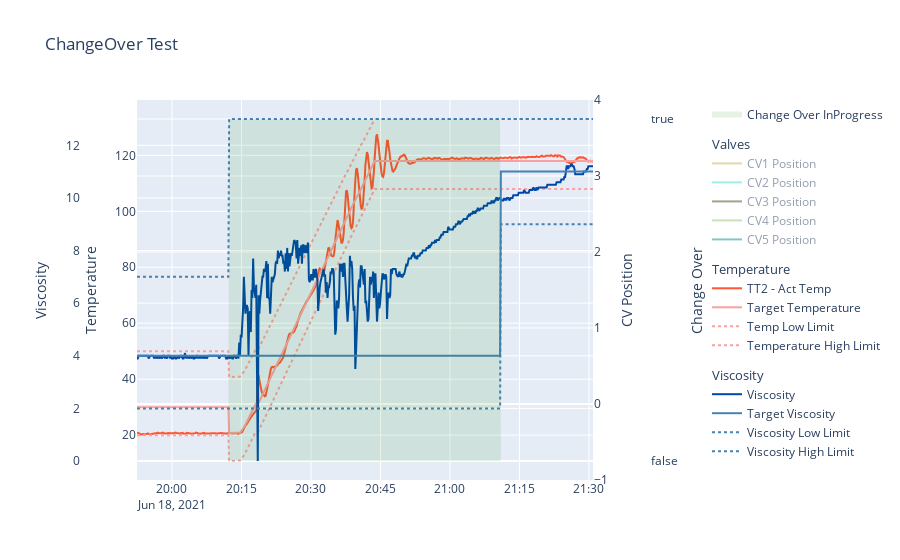

The notebook cell this image was saved under:
### Markdown cell above
# CHANGE OVER

### Code cell
df = ChangeOverToDF(COs[0])

fig = go.Figure()

# --------------------------------------------------- Valves
greens = ['rgba(0, 128, 0, 0.1)', #green opacity 10%
          'rgba(196, 180, 84, 1)', #vegas gold
          'rgba(64, 224, 208, 1)', #turquoise
          'rgba(69, 75, 27, 1)', #army green
          'rgba(147, 197, 114, 1)', #pistachio
          'rgba(8, 143, 143, 1)', #citrine
        ]

fig.add_trace(go.Scatter(
    x=df['DateTime'],
    y=df['ChangeOverInProgress'].astype(bool),
    name="Change Over InProgress",
    fill='tozeroy', mode='none', fillcolor = greens[0],    
    yaxis="y4"
))

fig.add_trace(go.Scatter(
    x=df['DateTime'],
    y=df['CV1_Position'],
    name="CV1 Position",
    line=dict(color = greens[1]), 
    legendgroup="Valves",legendgrouptitle_text="Valves",
    visible='legendonly',
    yaxis="y3"
))

fig.add_trace(go.Scatter(
    x=df['DateTime'],
    y=df['CV2_Position'],
    name="CV2 Position",
    line=dict(color = greens[2]),
    legendgroup="Valves",legendgrouptitle_text="Valves",
    visible='legendonly',
    yaxis="y3"
))

fig.add_trace(go.Scatter(
    x=df['DateTime'],
    y=df['CV3_Position'],
    name="CV3 Position",
    line=dict(color = greens[3]),    
    legendgroup="Valves",legendgrouptitle_text="Valves",
    visible='legendonly',
    yaxis="y3"
))

fig.add_trace(go.Scatter(
    x=df['DateTime'],
    y=df['CV4_Position'],
    name="CV4 Position",
    line=dict(color = greens[4]), 
    legendgroup="Valves",legendgrouptitle_text="Valves",
    visible='legendonly',
    yaxis="y3"
))

fig.add_trace(go.Scatter(
    x=df['DateTime'],
    y=df['CV5_Position'],
    name="CV5 Position",
    line=dict(color = greens[5]),
    legendgroup="Valves",legendgrouptitle_text="Valves",
    visible='legendonly',
    yaxis="y3"
))

# ---------------------------------------------------Temperature
reds = ['rgba(255, 87, 51, 1)', #cherry
        'rgba(250, 160, 160, 1)' #pastel red
        ]
if (df['TT1'] != 0).all():
    fig.add_trace(go.Scatter(
        x=df['DateTime'],
        y=df['TT1'],
        name='TT1 - Act Temp',
        line=dict(color = reds[0]),
        legendgroup="Temperature",legendgrouptitle_text="Temperature",
    ))

if (df['TT2'] != 0).all():
    fig.add_trace(go.Scatter(
        x=df['DateTime'],
        y=df['TT2'],
        name='TT2 - Act Temp',
        line=dict(color = reds[0]),
        legendgroup="Temperature",legendgrouptitle_text="Temperature",
    ))

fig.add_trace(go.Scatter(
    x=df['DateTime'],
    y=df['TargetTemperature'],
    name='Target Temperature',
    line=dict(color = reds[1]),
    legendgroup="Temperature",legendgrouptitle_text="Temperature",
))

fig.add_trace(go.Scatter(
    x=df['DateTime'],
    y=df['TemperatureLowLimit'],
    name='Temp Low Limit',
    line=dict(color = reds[1], dash='dot'),
    legendgroup="Temperature",legendgrouptitle_text="Temperature",
))

fig.add_trace(go.Scatter(
    x=df['DateTime'],
    y=df['TemperatureHighLimit'],
    name='Temperature High Limit',
    line=dict(color = reds[1], dash='dot'),
    legendgroup="Temperature",legendgrouptitle_text="Temperature",
))

# --------------------------------------------------- Viscosity
blues = ['rgba(0, 71, 171, 1)', #cobalt blue
        'rgba(70, 130, 180, 1)' #steel blue
        ]

fig.add_trace(go.Scatter(
    x=df['DateTime'],
    y=df['VT'],
    name='Viscosity',
    line=dict(color = blues[0]),
    legendgroup="Viscosity",legendgrouptitle_text="Viscosity",
    yaxis="y2"))

fig.add_trace(go.Scatter(
    x=df['DateTime'],
    y=df['TargetViscosity'],
    name='Target Viscosity',
    line=dict(color = blues[1]),
    legendgroup="Viscosity",legendgrouptitle_text="Viscosity",
    yaxis="y2"))

fig.add_trace(go.Scatter(
    x=df['DateTime'],
    y=df['ViscosityLowLimit'],
    name='Viscosity Low Limit',
    line=dict(color = blues[1], dash='dot'),
    legendgroup="Viscosity",legendgrouptitle_text="Viscosity",
    yaxis="y2"))

fig.add_trace(go.Scatter(
    x=df['DateTime'],
    y=df['ViscosityHighLimit'],
    name='Viscosity High Limit',
    line=dict(color = blues[1], dash='dot'),
    legendgroup="Viscosity",legendgrouptitle_text="Viscosity",
    yaxis="y2"))

# Create axis objects
fig.update_layout(
    xaxis=dict(domain=[0.1, 0.9]), #compress x axis 10% left an right

    yaxis=dict(
        title="Temperature"),
    yaxis2=dict(
        title="Viscosity",
        anchor="free",
        overlaying="y",
        side="left",
        position=0
    ),
    yaxis3=dict(
        title="CV Position",
        anchor="x",
        overlaying="y",
        side="right"
    ),
    yaxis4=dict(
        title="Change Over",
        anchor="free",
        overlaying="y",
        side="right",
        position=1
    ),
    legend=dict(orientation="v", x = 1.1)
)

# Update layout properties
fig.update_layout(
    title_text=("ChangeOver Test"),
    legend=dict(groupclick="toggleitem") #avoid grouping all traces
)

config = {'displaylogo': False}
fig.show(config=config)
fig.write_html("ChangeOver_test.html", config=config)

### Figure 1 — Plotly figure (JSON) as saved in the notebook; plotly's stock layout.template omitted (floating-point values rounded to 4 significant figures; data arrays with more than 128 entries replaced by an {"elided": "..."} marker saying what was removed)
{"data": [{"fill": "tozeroy", "fillcolor": "rgba(0, 128, 0, 0.1)", "mode": "none", "name": "Change Over InProgress", "type": "scatter", "x": {"elided": "590 str values"}, "y": {"elided": "590 bool values"}, "yaxis": "y4"}, {"legendgroup": "Valves", "legendgrouptitle": {"text": "Valves"}, "line": {"color": "rgba(196, 180, 84, 1)"}, "name": "CV1 Position", "type": "scatter", "visible": "legendonly", "x": {"elided": "590 str values"}, "y": {"elided": "590 int values"}, "yaxis": "y3"}, {"legendgroup": "Valves", "legendgrouptitle": {"text": "Valves"}, "line": {"color": "rgba(64, 224, 208, 1)"}, "name": "CV2 Position", "type": "scatter", "visible": "legendonly", "x": {"elided": "590 str values"}, "y": {"elided": "590 int values"}, "yaxis": "y3"}, {"legendgroup": "Valves", "legendgrouptitle": {"text": "Valves"}, "line": {"color": "rgba(69, 75, 27, 1)"}, "name": "CV3 Position", "type": "scatter", "visible": "legendonly", "x": {"elided": "590 str values"}, "y": {"elided": "590 int values"}, "yaxis": "y3"}, {"legendgroup": "Valves", "legendgrouptitle": {"text": "Valves"}, "line": {"color": "rgba(147, 197, 114, 1)"}, "name": "CV4 Position", "type": "scatter", "visible": "legendonly", "x": {"elided": "590 str values"}, "y": {"elided": "590 int values"}, "yaxis": "y3"}, {"legendgroup": "Valves", "legendgrouptitle": {"text": "Valves"}, "line": {"color": "rgba(8, 143, 143, 1)"}, "name": "CV5 Position", "type": "scatter", "visible": "legendonly", "x": {"elided": "590 str values"}, "y": {"elided": "590 int values"}, "yaxis": "y3"}, {"legendgroup": "Temperature", "legendgrouptitle": {"text": "Temperature"}, "line": {"color": "rgba(255, 87, 51, 1)"}, "name": "TT2 - Act Temp", "type": "scatter", "x": {"elided": "590 str values"}, "y": {"elided": "590 float values"}}, {"legendgroup": "Temperature", "legendgrouptitle": {"text": "Temperature"}, "line": {"color": "rgba(250, 160, 160, 1)"}, "name": "Target Temperature", "type": "scatter", "x": {"elided": "590 str values"}, "y": {"elided": "590 float values"}}, {"legendgroup": "Temperature", "legendgrouptitle": {"text": "Temperature"}, "line": {"color": "rgba(250, 160, 160, 1)", "dash": "dot"}, "name": "Temp Low Limit", "type": "scatter", "x": {"elided": "590 str values"}, "y": {"elided": "590 float values"}}, {"legendgroup": "Temperature", "legendgrouptitle": {"text": "Temperature"}, "line": {"color": "rgba(250, 160, 160, 1)", "dash": "dot"}, "name": "Temperature High Limit", "type": "scatter", "x": {"elided": "590 str values"}, "y": {"elided": "590 float values"}}, {"legendgroup": "Viscosity", "legendgrouptitle": {"text": "Viscosity"}, "line": {"color": "rgba(0, 71, 171, 1)"}, "name": "Viscosity", "type": "scatter", "x": {"elided": "590 str values"}, "y": {"elided": "590 float values"}, "yaxis": "y2"}, {"legendgroup": "Viscosity", "legendgrouptitle": {"text": "Viscosity"}, "line": {"color": "rgba(70, 130, 180, 1)"}, "name": "Target Viscosity", "type": "scatter", "x": {"elided": "590 str values"}, "y": {"elided": "590 int values"}, "yaxis": "y2"}, {"legendgroup": "Viscosity", "legendgrouptitle": {"text": "Viscosity"}, "line": {"color": "rgba(70, 130, 180, 1)", "dash": "dot"}, "name": "Viscosity Low Limit", "type": "scatter", "x": {"elided": "590 str values"}, "y": {"elided": "590 int values"}, "yaxis": "y2"}, {"legendgroup": "Viscosity", "legendgrouptitle": {"text": "Viscosity"}, "line": {"color": "rgba(70, 130, 180, 1)", "dash": "dot"}, "name": "Viscosity High Limit", "type": "scatter", "x": {"elided": "590 str values"}, "y": {"elided": "590 int values"}, "yaxis": "y2"}], "layout": {"legend": {"groupclick": "toggleitem", "orientation": "v", "x": 1.1}, "title": {"text": "ChangeOver Test"}, "xaxis": {"domain": [0.1, 0.9]}, "yaxis": {"title": {"text": "Temperature"}}, "yaxis2": {"anchor": "free", "overlaying": "y", "position": 0, "side": "left", "title": {"text": "Viscosity"}}, "yaxis3": {"anchor": "x", "overlaying": "y", "side": "right", "title": {"text": "CV Position"}}, "yaxis4": {"anchor": "free", "overlaying": "y", "position": 1, "side": "right", "title": {"text": "Change Over"}}}}
